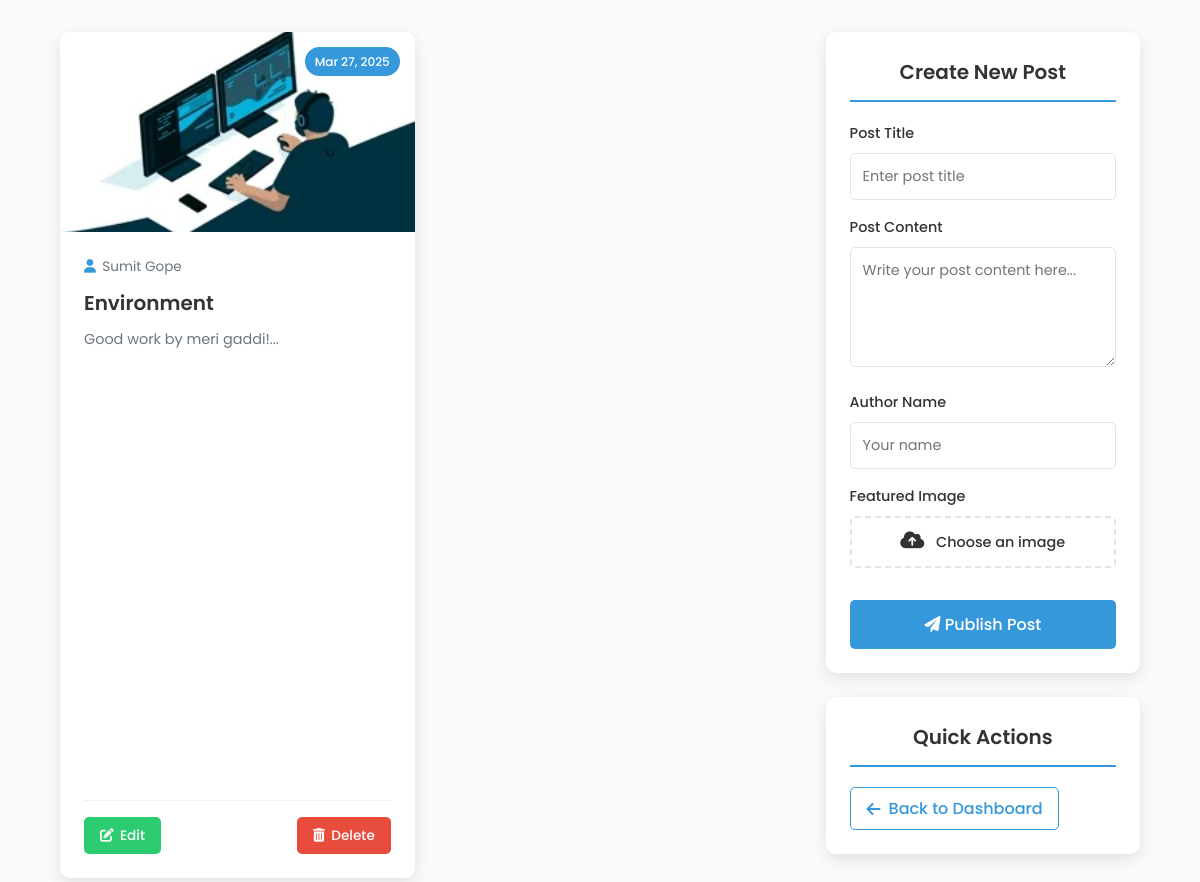
The page /php/post.php on the database its author committed.
### tables this page shows
CREATE TABLE `posts` (
  `ID` int(11) NOT NULL,
  `TITLE` varchar(100) NOT NULL,
  `IMAGE` varchar(255) NOT NULL,
  `CONTENT` varchar(500) NOT NULL,
  `NAME` varchar(100) NOT NULL,
  `DATE` date NOT NULL DEFAULT current_timestamp()
);

### php/post.php (the view, shortened to what this page needs)
<?php
$servername = "localhost";
$username = "root";
$password = "";
$dbname = "final";
$conn = new mysqli($servername, $username, $password, $dbname);
$sql = "SELECT * FROM posts ORDER BY DATE DESC";
$result = $conn->query($sql);
?>
<!DOCTYPE html>
<html lang="en">
<head>
    <link rel="stylesheet" href="https://cdnjs.cloudflare.com/ajax/libs/font-awesome/6.0.0/css/all.min.css">
</head>
<body>
    <div class="container">
        <div class="main-content">
            <?php
            if ($result->num_rows > 0) {
                while ($row = $result->fetch_assoc()) {
                    $content_excerpt = substr(strip_tags($row['CONTENT']), 0, 120) . '...';
                    echo '<div class="post">';
                    echo '<div class="post-image">';
                    if (!empty($row['IMAGE'])) {
                        echo '<img src="' . htmlspecialchars($row['IMAGE']) . '" alt="' . htmlspecialchars($row['TITLE']) . '">';
                    } else {
                        echo '<img src="https://via.placeholder.com/800x400?text=Auto+Service" alt="Default Image">';
                    }
                    echo '<div class="post-date">' . date('M j, Y', strtotime($row['DATE'])) . '</div>';
                    echo '</div>';
                    echo '<div class="post-content">';
                    echo '<div class="post-meta"><i class="fas fa-user"></i> ' . htmlspecialchars($row['NAME']) . '</div>';
                    echo '<h2>' . htmlspecialchars($row['TITLE']) . '</h2>';
                    echo '<div class="post-excerpt">' . htmlspecialchars($content_excerpt) . '</div>';
                    echo '<div class="post-actions">';
                    echo '<a href="post_update.php?id=' . $row['ID'] . '" class="btn btn-edit"><i class="fas fa-edit"></i> Edit</a>';
                    echo '<a href="post_delete.php?id=' . $row['ID'] . '" onclick="return confirm(\'Are you sure you want to delete this post?\');" class="btn btn-delete"><i class="fas fa-trash-alt"></i> Delete</a>';
                    echo '</div>';
                    echo '</div>';
                    echo '</div>';
                }
            } else {
                echo '<div class="empty-state">';
                echo '<i class="fas fa-file-alt"></i>';
                echo '<h3>No Posts Yet</h3>';
                echo '<p>Be the first to create a post and share your thoughts!</p>';
                echo '</div>';
            }
            ?>
        </div>
        <aside class="sidebar">
            <div class="sidebar-card">
                <h3 class="sidebar-title">Create New Post</h3>
                <form action="postdb.php" method="post" enctype="multipart/form-data" id="postForm">
                    <div class="form-group">
                        <label for="title">Post Title</label>
                        <input type="text" id="title" name="title" class="form-control" placeholder="Enter post title" required>
                    </div>
                    <div class="form-group">
                        <label for="content">Post Content</label>
                        <textarea id="content" name="content" class="form-control" placeholder="Write your post content here..." required></textarea>
                    </div>
                    <div class="form-group">
                        <label for="name">Author Name</label>
                        <input type="text" id="name" name="name" class="form-control" placeholder="Your name" required>
                    </div>
                    <div class="form-group">
                        <label for="image">Featured Image</label>
                        <div class="file-input-wrapper">
                            <label for="image" class="file-input-label">
                                <i class="fas fa-cloud-upload-alt"></i> Choose an image
                            </label>
                        </div>
                    </div>
                    <button type="submit" class="btn-submit">
                        <i class="fas fa-paper-plane"></i> Publish Post
                    </button>
                </form>
            </div>
            <div class="sidebar-card">
                <h3 class="sidebar-title">Quick Actions</h3>
                <a href="http://localhost/final%20year/php/adminindex.php" class="back-btn">
                    <i class="fas fa-arrow-left"></i> Back to Dashboard
                </a>
            </div>
        </aside>
    </div>
</body>
</html>

### php/post.php (style rules this page uses)
:root { --primary: #3498db; --primary-dark: #2980b9; --secondary: #2ecc71; --secondary-dark: #27ae60; --danger: #e74c3c; --danger-dark: #c0392b; --text: #333; --text-light: #6c757d; --gray-light: #f8f9fa; --white: #ffffff; --shadow: 0 5px 15px rgba(0, 0, 0, 0.1); --radius: 10px; }
* { margin: 0; padding: 0; box-sizing: border-box; }
body { font-family: 'Poppins', sans-serif; background-color: #f9fafb; color: var(--text); line-height: 1.6; }
.container { width: 90%; max-width: 1200px; margin: 2rem auto; display: flex; gap: 2rem; }
.main-content { flex: 7; display: grid; grid-template-columns: repeat(auto-fill, minmax(320px, 1fr)); gap: 1.5rem; }
.post { background: var(--white); border-radius: var(--radius); overflow: hidden; box-shadow: var(--shadow); transition: transform 0.3s ease, box-shadow 0.3s ease; display: flex; flex-direction: column; }
.post-image { height: 200px; position: relative; overflow: hidden; }
.post img { width: 100%; height: 100%; object-fit: cover; transition: transform 0.5s ease; }
.post-date { position: absolute; top: 15px; right: 15px; background-color: var(--primary); color: white; padding: 5px 10px; border-radius: 20px; font-size: 0.75rem; font-weight: 500; }
.post-content { padding: 1.5rem; flex-grow: 1; display: flex; flex-direction: column; }
.post-meta { display: flex; align-items: center; margin-bottom: 0.75rem; color: var(--text-light); font-size: 0.85rem; }
.post-meta i { margin-right: 0.4rem; color: var(--primary); }
.post h2 { color: var(--text); font-size: 1.25rem; margin-bottom: 0.75rem; font-weight: 600; line-height: 1.3; }
.post-excerpt { color: var(--text-light); font-size: 0.9rem; margin-bottom: 1rem; flex-grow: 1; display: -webkit-box; -webkit-line-clamp: 3; -webkit-box-orient: vertical; overflow: hidden; }
.post-actions { display: flex; justify-content: space-between; margin-top: auto; padding-top: 1rem; border-top: 1px solid rgba(0,0,0,0.05); }
.btn { padding: 0.5rem 1rem; border: none; border-radius: 5px; cursor: pointer; font-weight: 500; font-size: 0.85rem; display: inline-flex; align-items: center; justify-content: center; transition: all 0.3s ease; text-decoration: none; }
.btn i { margin-right: 0.4rem; }
.btn-edit { background-color: var(--secondary); color: white; }
.btn-delete { background-color: var(--danger); color: white; }
.sidebar { flex: 3; max-width: 350px; }
.sidebar-card { background: var(--white); border-radius: var(--radius); padding: 1.5rem; box-shadow: var(--shadow); margin-bottom: 1.5rem; }
.sidebar-title { color: var(--text); font-size: 1.25rem; margin-bottom: 1.25rem; padding-bottom: 0.75rem; border-bottom: 2px solid var(--primary); text-align: center; font-weight: 600; }
.form-group { margin-bottom: 1rem; }
.form-group label { display: block; margin-bottom: 0.5rem; font-weight: 500; font-size: 0.9rem; color: var(--text); }
.form-control { width: 100%; padding: 0.75rem; border: 1px solid #e1e5e9; border-radius: 5px; font-size: 0.9rem; font-family: 'Poppins', sans-serif; transition: border-color 0.3s ease; }
textarea.form-control { min-height: 120px; resize: vertical; }
.file-input-wrapper { position: relative; margin-top: 0.5rem; }
.file-input-label { display: flex; align-items: center; justify-content: center; padding: 0.75rem; border: 2px dashed #e1e5e9; border-radius: 5px; cursor: pointer; transition: all 0.3s ease; text-align: center; font-size: 0.9rem; color: var(--text-light); }
.file-input-label i { margin-right: 0.5rem; font-size: 1.2rem; }
.btn-submit { width: 100%; padding: 0.75rem; background: var(--primary); color: white; font-weight: 500; border-radius: 5px; cursor: pointer; margin-top: 1rem; transition: background 0.3s ease; border: none; font-size: 1rem; font-family: 'Poppins', sans-serif; }
.back-btn { display: inline-flex; align-items: center; padding: 0.5rem 1rem; background-color: transparent; border: 1px solid var(--primary); color: var(--primary); border-radius: 5px; text-decoration: none; font-weight: 500; transition: all 0.3s ease; }
.back-btn i { margin-right: 0.5rem; }

### rows shown on the page
posts: IMAGE (picture), DATE "Mar 27, 2025", NAME "Sumit Gope", TITLE "Environment", CONTENT "Good work by meri gaddi!..."
